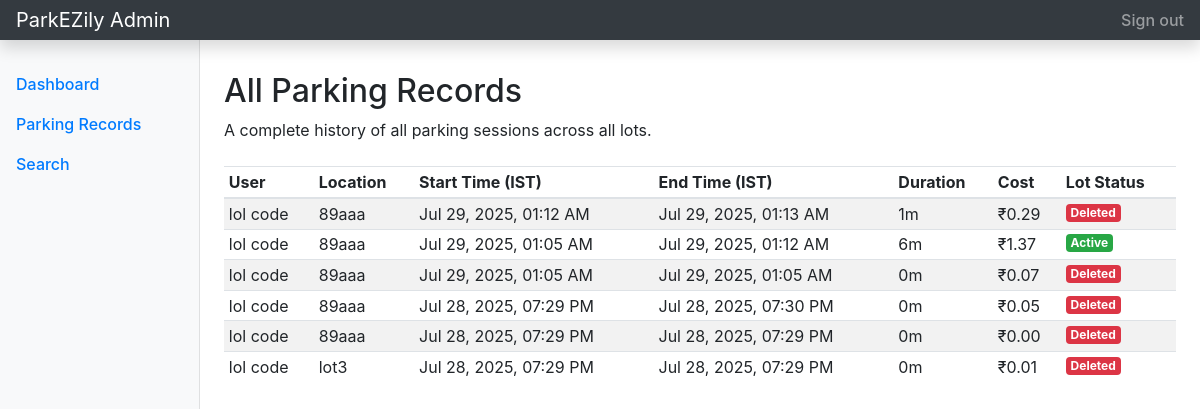
Page /admin/records (signed in) on the committed database.
### tables this page shows
CREATE TABLE reservation (
        id INTEGER PRIMARY KEY AUTOINCREMENT,
        user_id INTEGER NOT NULL,
        spot_id INTEGER,
        start_time DATETIME NOT NULL,
        end_time DATETIME,
        total_cost REAL,
        FOREIGN KEY (user_id) REFERENCES users(id),
        FOREIGN KEY (spot_id) REFERENCES parking_spot(id) ON DELETE SET NULL
    );

CREATE TABLE users (
        id INTEGER PRIMARY KEY AUTOINCREMENT,
        name TEXT NOT NULL,
        email TEXT UNIQUE NOT NULL,
        password TEXT NOT NULL,
        role TEXT NOT NULL CHECK(role IN ('admin', 'user'))
    );

CREATE TABLE parking_lot (
        id INTEGER PRIMARY KEY AUTOINCREMENT,
        location_name TEXT NOT NULL,
        address TEXT NOT NULL,
        price_per_hour REAL NOT NULL,
        pin_code TEXT NOT NULL,
        max_spots INTEGER NOT NULL,
        status TEXT NOT NULL DEFAULT 'active'
    );

### controllers/admin.py (the view)
@adm_bp.route('/admin/records')
@login_req
def records():
    db = get_db()
    raw_recs = db.execute(
        '''
        SELECT u.name, p.location_name, p.status as lot_status, r.start_time, r.end_time, r.total_cost
        FROM reservation r JOIN users u ON r.user_id = u.id
        LEFT JOIN parking_spot ps ON r.spot_id = ps.id
        LEFT JOIN parking_lot p ON ps.lot_id = p.id
        ORDER BY r.start_time DESC
        '''
    ).fetchall()
    proc_recs = []
    for rec in raw_recs:
        rec_dict = dict(rec)
        rec_dict['duration'] = format_duration(rec['start_time'], rec['end_time'])
        rec_dict['start_ist'] = format_ist(rec['start_time'])
        rec_dict['end_ist'] = format_ist(rec['end_time'])
        proc_recs.append(rec_dict)
    db.close()
    return render_template('admin/records.html', records=proc_recs)

### controllers/admin.py (called while the page is built)
def get_db():
    db = sqlite3.connect(DB_FILE)
    db.row_factory = sqlite3.Row
    return db

def login_req(f):
    @wraps(f)
    def wrapper(*args, **kwargs):
        if 'user_role' not in session or session['user_role'] != 'admin':
            flash('Admin access is required.', 'danger')
            return redirect(url_for('auth.login'))
        return f(*args, **kwargs)
    return wrapper

### controllers/utils.py (called while the page is built)
def format_duration(start, end):
    if not start or not end: return "N/A"
    try:
        start_dt = datetime.strptime(start, '%Y-%m-%d %H:%M:%S.%f')
        end_dt = datetime.strptime(end, '%Y-%m-%d %H:%M:%S.%f')
    except ValueError:
        start_dt = datetime.strptime(start, '%Y-%m-%d %H:%M:%S')
        end_dt = datetime.strptime(end, '%Y-%m-%d %H:%M:%S')
    delta = end_dt - start_dt
    hrs, rem = divmod(delta.seconds, 3600)
    mins, _ = divmod(rem, 60)
    if delta.days > 0: return f"{delta.days}d {hrs}h"
    if hrs > 0: return f"{hrs}h {mins}m"
    return f"{mins}m"

def format_ist(utc_dt_str):
    if not utc_dt_str: return "N/A"
    try:
        utc_dt = datetime.strptime(utc_dt_str, '%Y-%m-%d %H:%M:%S.%f')
    except ValueError:
        utc_dt = datetime.strptime(utc_dt_str, '%Y-%m-%d %H:%M:%S')
    utc_dt = pytz.utc.localize(utc_dt)
    ist_dt = utc_dt.astimezone(IST)
    return ist_dt.strftime('%b %d, %Y, %I:%M %p')

### templates/admin/records.html (shortened to what this page needs)
{% extends 'admin/admin_base.html' %}  {% block admin_main %}
<h1 class="h2">All Parking Records</h1>
<p>A complete history of all parking sessions across all lots.</p>
<div class="table-responsive mt-4">
  <table class="table table-striped table-sm">
    <thead>
      <tr>
        <th>User</th>
        <th>Location</th>
        <th>Start Time (IST)</th>
        <th>End Time (IST)</th>
        <th>Duration</th>
        <th>Cost</th>
        <th>Lot Status</th>
      </tr>
    </thead>
    <tbody>
      {% for rec in records %}
      <tr>
        <td>{{ rec.name }}</td>
        <td>{{ rec.location_name or 'N/A' }}</td>
        <td>{{ rec.start_ist }}</td>
        <td>{{ rec.end_ist if rec.end_time else 'Active' }}</td>
        <td>{{ rec.duration }}</td>
        <td>
          ₹{{ "%.2f"|format(rec.total_cost) if rec.total_cost is not none else
          'N/A' }}
        </td>
        <td>
          {% if rec.lot_status == 'deleted' %}
          <span class="badge badge-danger">Deleted</span>
          {% elif rec.lot_status == 'active' %}
          <span class="badge badge-success">Active</span>
          {% else %}
          <span class="badge badge-secondary">N/A</span>
          {% endif %}
        </td>
      </tr>
      {% else %}
      <tr>
        <td colspan="7" class="text-center">No parking records found.</td>
      </tr>
      {% endfor %}
    </tbody>
  </table>
</div>
{% endblock %}

### rows in the picture
reservation: name "lol code", location_name "89aaa", start_ist "Jul 29, 2025, 01:12 AM", end_time "Jul 29, 2025, 01:13 AM", duration "1m", total_cost "0.29", shows "Deleted"
reservation: name "lol code", location_name "89aaa", start_ist "Jul 29, 2025, 01:05 AM", end_time "Jul 29, 2025, 01:12 AM", duration "6m", total_cost "1.37", shows "Active"
reservation: name "lol code", location_name "89aaa", start_ist "Jul 29, 2025, 01:05 AM", end_time "Jul 29, 2025, 01:05 AM", duration "0m", total_cost "0.07", shows "Deleted"
reservation: name "lol code", location_name "89aaa", start_ist "Jul 28, 2025, 07:29 PM", end_time "Jul 28, 2025, 07:30 PM", duration "0m", total_cost "0.05", shows "Deleted"
reservation: name "lol code", location_name "89aaa", start_ist "Jul 28, 2025, 07:29 PM", end_time "Jul 28, 2025, 07:29 PM", duration "0m", total_cost "0.00", shows "Deleted"
reservation: name "lol code", location_name "lot3", start_ist "Jul 28, 2025, 07:29 PM", end_time "Jul 28, 2025, 07:29 PM", duration "0m", total_cost "0.01", shows "Deleted"
